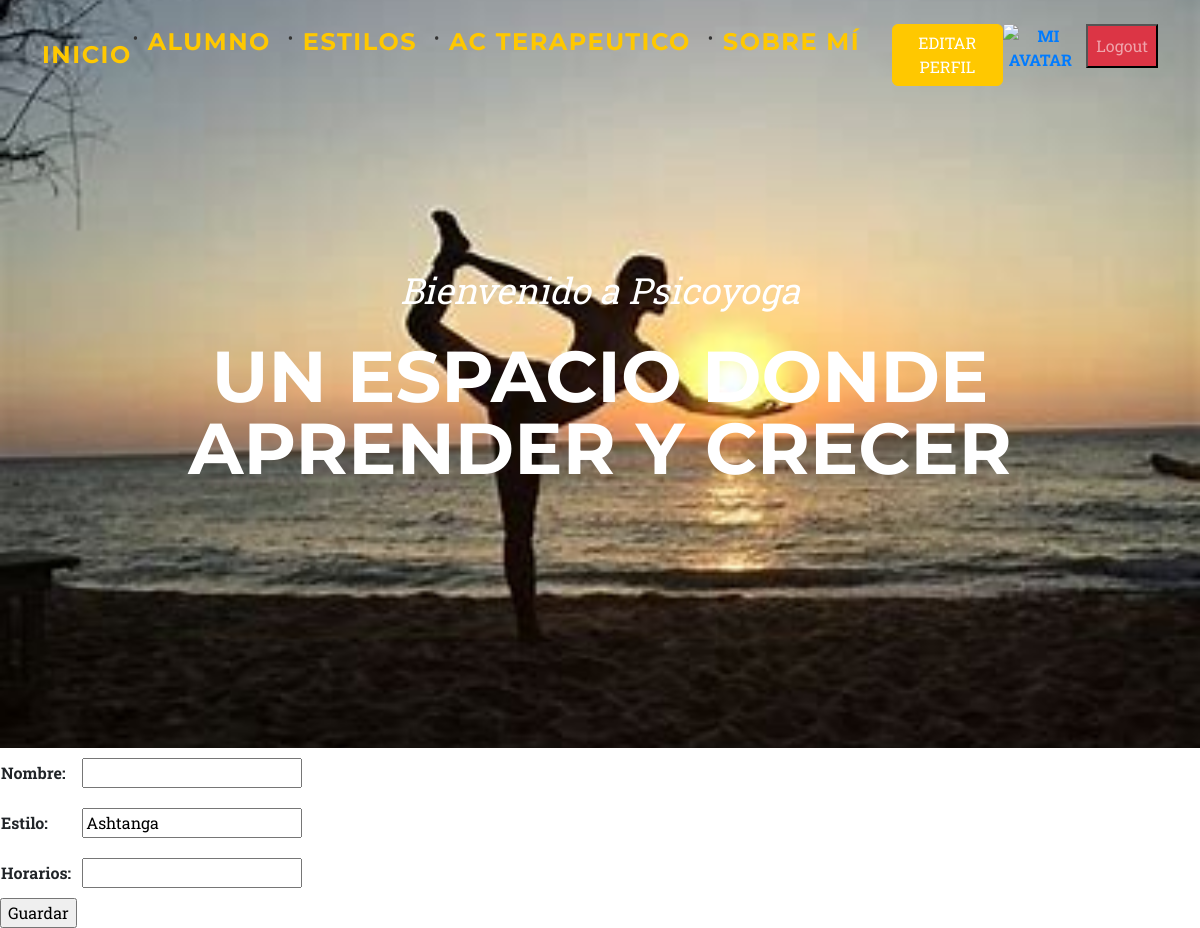
/estiloUpdate/1/ (signed in), run on an earlier commit of the app's database.
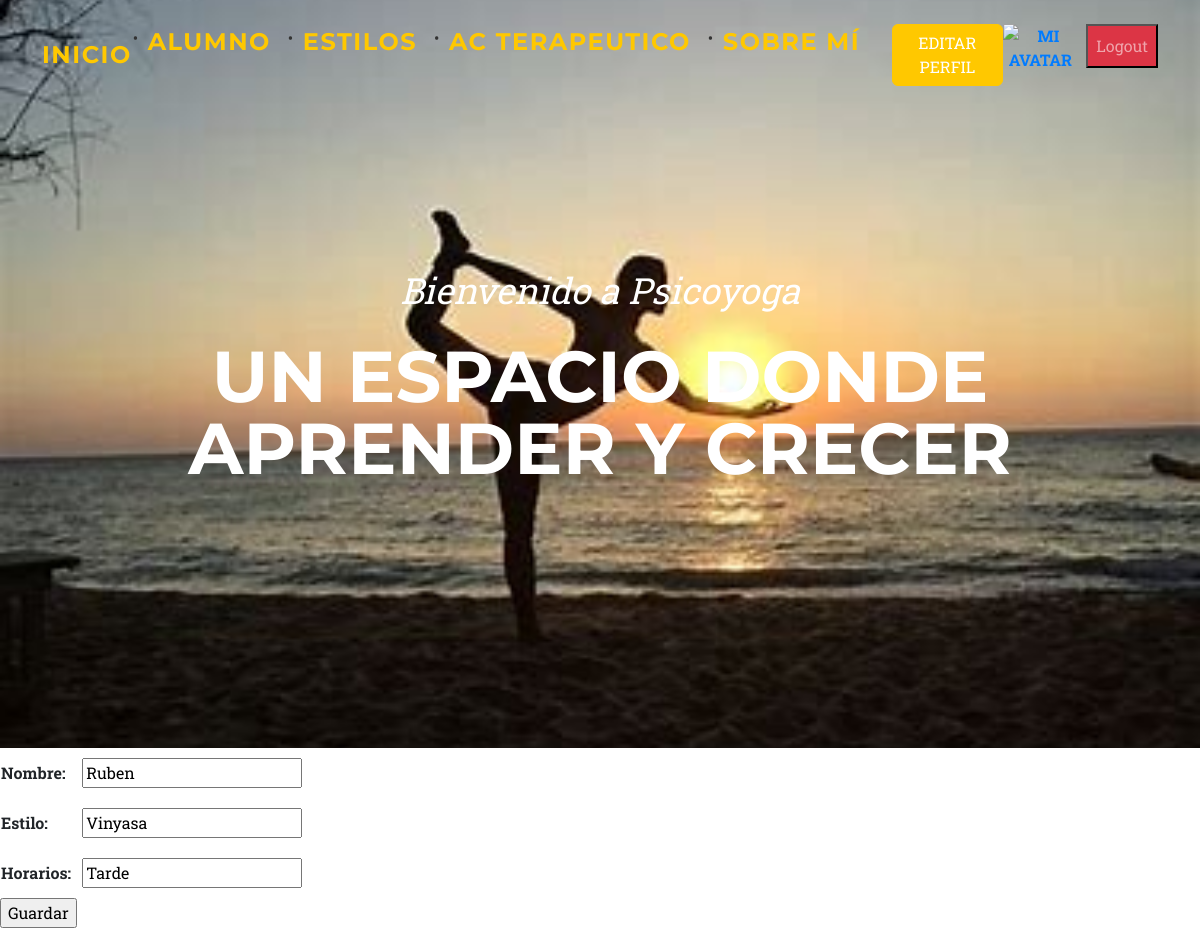
And on a later commit of the database.
### entidades/models.py (models this page shows, shortened)
class Estilo(models.Model):
    nombre = models.CharField(max_length=50, default="Sin estilo")
    estilo = models.CharField(max_length=50, default="Sin estilo")
    horarios = models.CharField(max_length=50, default="Sin estilo")
    """class Meta:
        orderimg = ["nombre"]"""

### entidades/views.py (the view)
# urls.py: path('estiloUpdate/<int:pk>/', EstiloUpdate.as_view(), name="estiloUpdate"),
class EstiloUpdate(LoginRequiredMixin, UpdateView):
    model = Estilo
    fields = ["nombre", "estilo", "horarios"]
    success_url = reverse_lazy("estilo")

### entidades/templates/entidades/estilo_form.html (shortened to what this page needs)
{% extends "entidades/index.html" %}
{% block contenido %}
<form action="" method="post">
    <table>
        {{ form.as_table }}
    </table>
    <input type="submit" value="Guardar">
</form>
{% endblock contenido %}

What changed in the data, as far as the page shows it:
changed Estilo: nombre (not shown) → "Ruben"; estilo "Ashtanga" → "Vinyasa"; horarios (not shown) → "Tarde"
